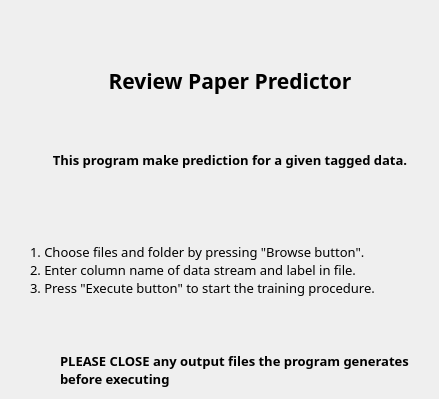
          <widget class="QWidget" name="page_6">
           <widget class="QLabel" name="Warning_2">
            <property name="geometry">
             <rect>
              <x>60</x>
              <y>350</y>
              <width>350</width>
              <height>40</height>
             </rect>
            </property>
            <property name="font">
             <font>
              <family>微軟正黑體</family>
              <pointsize>10</pointsize>
              <weight>75</weight>
              <bold>true</bold>
             </font>
            </property>
            <property name="text">
             <string>PLEASE CLOSE any output files the program generates before executing</string>
            </property>
            <property name="textFormat">
             <enum>Qt::MarkdownText</enum>
            </property>
            <property name="scaledContents">
             <bool>false</bool>
            </property>
            <property name="alignment">
             <set>Qt::AlignLeading|Qt::AlignLeft|Qt::AlignVCenter</set>
            </property>
            <property name="wordWrap">
             <bool>true</bool>
            </property>
           </widget>
           <widget class="QLabel" name="SecondTitle_2">
            <property name="geometry">
             <rect>
              <x>30</x>
              <y>140</y>
              <width>400</width>
              <height>40</height>
             </rect>
            </property>
            <property name="font">
             <font>
              <family>微軟正黑體 Light</family>
              <pointsize>10</pointsize>
              <weight>75</weight>
              <bold>true</bold>
             </font>
            </property>
            <property name="text">
             <string>This program make prediction for a given tagged data.</string>
            </property>
            <property name="textFormat">
             <enum>Qt::RichText</enum>
            </property>
            <property name="alignment">
             <set>Qt::AlignCenter</set>
            </property>
           </widget>
           <widget class="QLabel" name="Description_2">
            <property name="geometry">
             <rect>
              <x>30</x>
              <y>220</y>
              <width>375</width>
              <height>100</height>
             </rect>
            </property>
            <property name="font">
             <font>
              <family>Yu Gothic UI Semilight</family>
              <pointsize>10</pointsize>
              <weight>50</weight>
              <bold>false</bold>
             </font>
            </property>
            <property name="frameShadow">
             <enum>QFrame::Plain</enum>
            </property>
            <property name="text">
             <string>1. Choose files and folder by pressing &quot;Browse button&quot;.
2. Enter column name of data stream and label in file.
3. Press &quot;Execute button&quot; to start the training procedure.</string>
            </property>
            <property name="textFormat">
             <enum>Qt::MarkdownText</enum>
            </property>
            <property name="alignment">
             <set>Qt::AlignLeading|Qt::AlignLeft|Qt::AlignVCenter</set>
            </property>
           </widget>
           <widget class="QLabel" name="Title_2">
            <property name="geometry">
             <rect>
              <x>30</x>
              <y>41</y>
              <width>400</width>
              <height>80</height>
             </rect>
            </property>
            <property name="font">
             <font>
              <family>SemplicitaPro</family>
              <pointsize>16</pointsize>
              <weight>75</weight>
              <bold>true</bold>
             </font>
            </property>
            <property name="text">
             <string>Review Paper Predictor</string>
            </property>
            <property name="alignment">
             <set>Qt::AlignCenter</set>
            </property>
           </widget>
          </widget>
